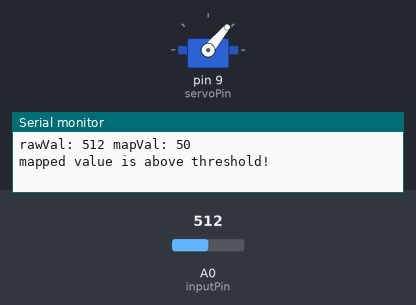
Simulated run of this sketch. Board: Arduino Uno, built with avr-gcc and run on an emulated ATmega328P. Shown: servo, the last lines printed to the serial monitor. The test bench sets the inputs (shaded band); at power-on: A0 (inputPin) = 512.

Above: at 6.2 s.
6.3 s: A0 (inputPin) set to 381
12.3 s: A0 (inputPin) set to 360
At 17.5 s:
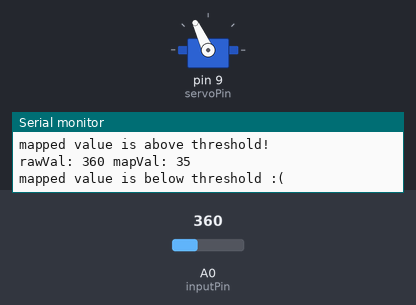
18.5 s: A0 (inputPin) set to 511
At 20.3 s:
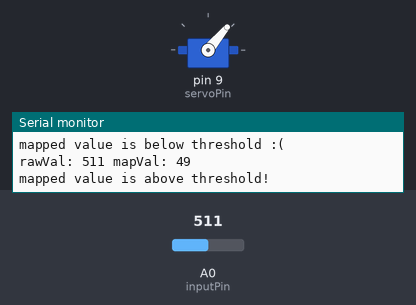
24.5 s: A0 (inputPin) set to 306
At 26.1 s:
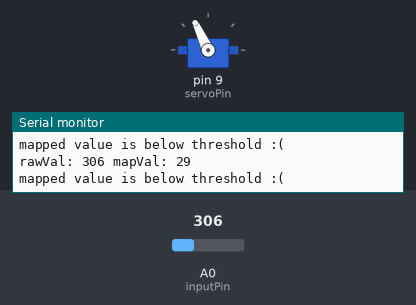
Timing chart, 0 to 27.6 s (numbered marks = the images above; inputs shaded):
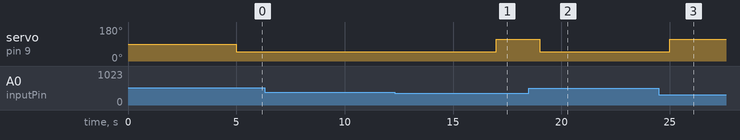

The sketch:

sketch_caldaia.ino
```cpp
/*
 * sketch for controlling the servo-caldaia:
 * main logic:
 * - if analog input is below threshold: stay on angleLow
 * - else: go to angleHigh
 */

#include <Servo.h>
#include "config.h"

Servo myServo;
int const inputPin = A0;
int const servoPin = 9;
int const mapMin = 0;
int const mapMax = 100;
int const mapThr = 35;

int const seconds = 1000;
int const minutes = 60 * seconds;
int const timeToWait = N * seconds;

void setup() {

  Serial.begin(9600);

  /*
  // DEBUG
  Serial.print("tempLow: ");
  Serial.print(tempLow);
  Serial.print(" tempHihg: ");
  Serial.println(tempHigh);
  */

  myServo.attach(servoPin);
  myServo.write(90);

  delay(5000);
}

void loop() {

  int rawVal = analogRead(inputPin);
  int mapVal = map(rawVal, 0, 1023, mapMin, mapMax);

  Serial.print("rawVal: ");
  Serial.print(rawVal);
  Serial.print(" mapVal: ");
  Serial.println(mapVal);

  // boolean flag to have the servo wait once set at tempHi
  bool isOn = false;

  int tempToGo = tempLo;
  if (tempLo < tempLoBound) {
    tempToGo = tempLoBound;
  }
  if (mapVal > mapThr) {
    Serial.println("mapped value is above threshold!");
    if (tempHi < tempHiBound) {
      tempToGo = tempHi;
    }
    else {
      tempToGo = tempHiBound;
    }
    isOn = true;
  }
  else Serial.println("mapped value is below threshold :(");

  int angleToGo = map(tempToGo, knobLoBound, knobHiBound, 180, 0);
  myServo.write(angleToGo);

  if (isOn) {
    delay(timeToWait);
  }

  delay(1000);
}
```

config.h
```cpp
//#ifndef _CONFIG_H
//#define _CONFIG_H

int const tempLo = 55;
int const tempHi = 75;

int const tempLoBound = 50;
int const tempHiBound = 80;

int const N = 5; // number of minutes to wait once switched on

int const knobLoBound = 35;
int const knobHiBound = 90;
//#endif
```

Measured:
- the behaviour switches between 369 and 368 on A0 (inputPin) (found by bisection; images 0 and 1)
- after the input at 12.3 s, servo on pin 9 (servoPin): 50° → 115° after 4.7 s
- after the input at 18.5 s, servo on pin 9 (servoPin): 115° → 50° after 0.51 s
- after the input at 24.5 s, servo on pin 9 (servoPin): 50° → 115° after 0.51 s
